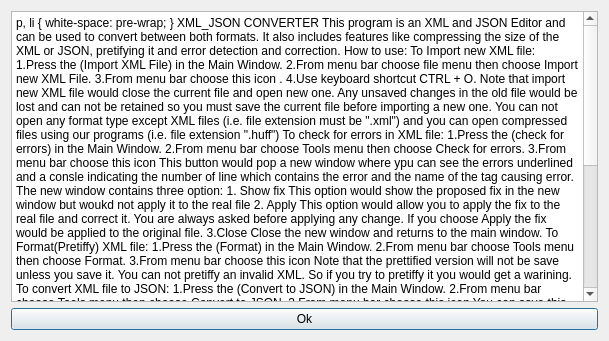
<?xml version="1.0" encoding="UTF-8"?>
<ui version="4.0">
 <class>HelpWindow</class>
 <widget class="QDialog" name="HelpWindow">
  <property name="geometry">
   <rect>
    <x>0</x>
    <y>0</y>
    <width>609</width>
    <height>341</height>
   </rect>
  </property>
  <property name="windowTitle">
   <string>Help</string>
  </property>
  <layout class="QGridLayout" name="gridLayout">
   <item row="1" column="0">
    <widget class="QPushButton" name="pushButton">
     <property name="text">
      <string>Ok</string>
     </property>
    </widget>
   </item>
   <item row="0" column="0">
    <widget class="QTextBrowser" name="textBrowser">
     <property name="html">
      <string>&lt;!DOCTYPE HTML PUBLIC &quot;-//W3C//DTD HTML 4.0//EN&quot; &quot;http://www.w3.org/TR/REC-html40/strict.dtd&quot;&gt;
&lt;html&gt;&lt;head&gt;&lt;meta name=&quot;qrichtext&quot; content=&quot;1&quot; /&gt;&lt;style type=&quot;text/css&quot;&gt;
p, li { white-space: pre-wrap; }
&lt;/style&gt;&lt;/head&gt;&lt;body style=&quot; font-family:'MS Shell Dlg 2'; font-size:8.25pt; font-weight:400; font-style:normal;&quot;&gt;
&lt;p style=&quot; margin-top:0px; margin-bottom:0px; margin-left:0px; margin-right:0px; -qt-block-indent:0; text-indent:0px;&quot;&gt;&lt;span style=&quot; font-size:22pt; font-weight:600;&quot;&gt;XML_JSON CONVERTER&lt;/span&gt;&lt;/p&gt;
&lt;p style=&quot; margin-top:0px; margin-bottom:0px; margin-left:0px; margin-right:0px; -qt-block-indent:0; text-indent:0px;&quot;&gt;&lt;span style=&quot; font-size:10pt;&quot;&gt;This program is an XML and JSON Editor and can be used to convert between both formats. It also includes features like compressing the size of the XML or JSON, pretifying it and error  detection and correction.&lt;/span&gt;&lt;/p&gt;
&lt;p style=&quot;-qt-paragraph-type:empty; margin-top:0px; margin-bottom:0px; margin-left:0px; margin-right:0px; -qt-block-indent:0; text-indent:0px; font-size:10pt;&quot;&gt;&lt;br /&gt;&lt;/p&gt;
&lt;p style=&quot; margin-top:0px; margin-bottom:0px; margin-left:0px; margin-right:0px; -qt-block-indent:0; text-indent:0px;&quot;&gt;&lt;span style=&quot; font-size:14pt; font-weight:600;&quot;&gt;How to use:&lt;/span&gt;&lt;/p&gt;
&lt;p style=&quot;-qt-paragraph-type:empty; margin-top:0px; margin-bottom:0px; margin-left:0px; margin-right:0px; -qt-block-indent:0; text-indent:0px; font-size:14pt; font-weight:600;&quot;&gt;&lt;br /&gt;&lt;/p&gt;
&lt;p style=&quot; margin-top:0px; margin-bottom:0px; margin-left:0px; margin-right:0px; -qt-block-indent:0; text-indent:0px;&quot;&gt;&lt;span style=&quot; font-size:10pt; font-weight:600; text-decoration: underline;&quot;&gt;To Import new XML file:&lt;/span&gt;&lt;span style=&quot; font-size:10pt; text-decoration: underline;&quot;&gt; &lt;/span&gt;&lt;/p&gt;
&lt;p style=&quot;-qt-paragraph-type:empty; margin-top:0px; margin-bottom:0px; margin-left:0px; margin-right:0px; -qt-block-indent:0; text-indent:0px; font-size:10pt; text-decoration: underline;&quot;&gt;&lt;br /&gt;&lt;/p&gt;
&lt;p style=&quot; margin-top:0px; margin-bottom:0px; margin-left:0px; margin-right:0px; -qt-block-indent:0; text-indent:0px;&quot;&gt;&lt;span style=&quot; font-size:10pt;&quot;&gt;1.Press the (Import XML File) in the Main Window.&lt;/span&gt;&lt;/p&gt;
&lt;p style=&quot; margin-top:0px; margin-bottom:0px; margin-left:0px; margin-right:0px; -qt-block-indent:0; text-indent:0px;&quot;&gt;&lt;span style=&quot; font-size:10pt;&quot;&gt;2.From menu bar choose file menu then choose Import new XML File.&lt;/span&gt;&lt;/p&gt;
&lt;p style=&quot; margin-top:0px; margin-bottom:0px; margin-left:0px; margin-right:0px; -qt-block-indent:0; text-indent:0px;&quot;&gt;&lt;span style=&quot; font-size:10pt;&quot;&gt;3.From menu bar choose this icon &lt;/span&gt;&lt;img src=&quot;:/Res image/Res Img/import_20x.png&quot; /&gt;&lt;span style=&quot; font-size:8pt;&quot;&gt; .&lt;/span&gt;&lt;/p&gt;
&lt;p style=&quot; margin-top:0px; margin-bottom:0px; margin-left:0px; margin-right:0px; -qt-block-indent:0; text-indent:0px;&quot;&gt;&lt;span style=&quot; font-size:8pt;&quot;&gt;4.Use keyboard shortcut CTRL + O.&lt;/span&gt;&lt;/p&gt;
&lt;p style=&quot;-qt-paragraph-type:empty; margin-top:0px; margin-bottom:0px; margin-left:0px; margin-right:0px; -qt-block-indent:0; text-indent:0px; font-size:8pt;&quot;&gt;&lt;br /&gt;&lt;/p&gt;
&lt;p style=&quot; margin-top:0px; margin-bottom:0px; margin-left:0px; margin-right:0px; -qt-block-indent:0; text-indent:0px;&quot;&gt;&lt;span style=&quot; font-size:8pt;&quot;&gt;Note that import new XML file would close the current file and open new one. Any unsaved changes in the old file would be lost and can not be retained so you must save the current file before importing a new one.&lt;/span&gt;&lt;/p&gt;
&lt;p style=&quot;-qt-paragraph-type:empty; margin-top:0px; margin-bottom:0px; margin-left:0px; margin-right:0px; -qt-block-indent:0; text-indent:0px; font-size:8pt;&quot;&gt;&lt;br /&gt;&lt;/p&gt;
&lt;p style=&quot; margin-top:0px; margin-bottom:0px; margin-left:0px; margin-right:0px; -qt-block-indent:0; text-indent:0px;&quot;&gt;&lt;span style=&quot; font-size:8pt;&quot;&gt;You can not open any format type except XML files (i.e. file extension must be &amp;quot;.xml&amp;quot;) and you can open compressed files using our programs (i.e. file extension &amp;quot;.huff&amp;quot;)&lt;/span&gt;&lt;/p&gt;
&lt;p style=&quot;-qt-paragraph-type:empty; margin-top:0px; margin-bottom:0px; margin-left:0px; margin-right:0px; -qt-block-indent:0; text-indent:0px; font-size:8pt;&quot;&gt;&lt;br /&gt;&lt;/p&gt;
&lt;p style=&quot;-qt-paragraph-type:empty; margin-top:0px; margin-bottom:0px; margin-left:0px; margin-right:0px; -qt-block-indent:0; text-indent:0px; font-size:8pt;&quot;&gt;&lt;br /&gt;&lt;/p&gt;
&lt;p style=&quot; margin-top:0px; margin-bottom:0px; margin-left:0px; margin-right:0px; -qt-block-indent:0; text-indent:0px;&quot;&gt;&lt;span style=&quot; font-size:10pt; font-weight:600; text-decoration: underline;&quot;&gt;To check for errors in XML file:&lt;/span&gt;&lt;span style=&quot; font-size:10pt; text-decoration: underline;&quot;&gt; &lt;/span&gt;&lt;/p&gt;
&lt;p style=&quot;-qt-paragraph-type:empty; margin-top:0px; margin-bottom:0px; margin-left:0px; margin-right:0px; -qt-block-indent:0; text-indent:0px; font-size:10pt; text-decoration: underline;&quot;&gt;&lt;br /&gt;&lt;/p&gt;
&lt;p style=&quot; margin-top:0px; margin-bottom:0px; margin-left:0px; margin-right:0px; -qt-block-indent:0; text-indent:0px;&quot;&gt;&lt;span style=&quot; font-size:10pt;&quot;&gt;1.Press the (check for errors) in the Main Window.&lt;/span&gt;&lt;/p&gt;
&lt;p style=&quot; margin-top:0px; margin-bottom:0px; margin-left:0px; margin-right:0px; -qt-block-indent:0; text-indent:0px;&quot;&gt;&lt;span style=&quot; font-size:10pt;&quot;&gt;2.From menu bar choose Tools menu then choose Check for errors.&lt;/span&gt;&lt;/p&gt;
&lt;p style=&quot; margin-top:0px; margin-bottom:0px; margin-left:0px; margin-right:0px; -qt-block-indent:0; text-indent:0px;&quot;&gt;&lt;span style=&quot; font-size:10pt;&quot;&gt;3.From menu bar choose this icon &lt;/span&gt;&lt;img src=&quot;:/Res image/Res Img/design-tools-icon-error-icon-search-icon_20x20.jpg&quot; /&gt;&lt;/p&gt;
&lt;p style=&quot;-qt-paragraph-type:empty; margin-top:0px; margin-bottom:0px; margin-left:0px; margin-right:0px; -qt-block-indent:0; text-indent:0px; font-size:8pt;&quot;&gt;&lt;br /&gt;&lt;/p&gt;
&lt;p style=&quot; margin-top:0px; margin-bottom:0px; margin-left:0px; margin-right:0px; -qt-block-indent:0; text-indent:0px;&quot;&gt;&lt;span style=&quot; font-size:8pt;&quot;&gt;This button would pop a new window where ypu can see the errors underlined and a consle indicating the number of line which contains the error and the name of the tag causing error.&lt;/span&gt;&lt;/p&gt;
&lt;p style=&quot;-qt-paragraph-type:empty; margin-top:0px; margin-bottom:0px; margin-left:0px; margin-right:0px; -qt-block-indent:0; text-indent:0px; font-size:8pt;&quot;&gt;&lt;br /&gt;&lt;/p&gt;
&lt;p style=&quot; margin-top:0px; margin-bottom:0px; margin-left:0px; margin-right:0px; -qt-block-indent:0; text-indent:0px;&quot;&gt;&lt;span style=&quot; font-size:8pt;&quot;&gt;The new window contains three option:&lt;/span&gt;&lt;/p&gt;
&lt;p style=&quot; margin-top:0px; margin-bottom:0px; margin-left:0px; margin-right:0px; -qt-block-indent:0; text-indent:0px;&quot;&gt;&lt;span style=&quot; font-size:8pt; text-decoration: underline;&quot;&gt;1. Show fix&lt;/span&gt;&lt;/p&gt;
&lt;p style=&quot; margin-top:0px; margin-bottom:0px; margin-left:0px; margin-right:0px; -qt-block-indent:0; text-indent:0px;&quot;&gt;&lt;span style=&quot; font-size:8pt;&quot;&gt;This option would show the proposed fix in the new window but woukd not apply it to the real file&lt;/span&gt;&lt;/p&gt;
&lt;p style=&quot; margin-top:0px; margin-bottom:0px; margin-left:0px; margin-right:0px; -qt-block-indent:0; text-indent:0px;&quot;&gt;&lt;span style=&quot; font-size:8pt; text-decoration: underline;&quot;&gt;2. Apply&lt;/span&gt;&lt;/p&gt;
&lt;p style=&quot; margin-top:0px; margin-bottom:0px; margin-left:0px; margin-right:0px; -qt-block-indent:0; text-indent:0px;&quot;&gt;&lt;span style=&quot; font-size:8pt;&quot;&gt;This option would allow you to apply the fix to the  real file and correct it.&lt;/span&gt;&lt;/p&gt;
&lt;p style=&quot; margin-top:0px; margin-bottom:0px; margin-left:0px; margin-right:0px; -qt-block-indent:0; text-indent:0px;&quot;&gt;&lt;span style=&quot; font-size:8pt;&quot;&gt;You are always asked before applying any change.&lt;/span&gt;&lt;/p&gt;
&lt;p style=&quot; margin-top:0px; margin-bottom:0px; margin-left:0px; margin-right:0px; -qt-block-indent:0; text-indent:0px;&quot;&gt;&lt;span style=&quot; font-size:8pt;&quot;&gt;If you choose Apply the fix would be applied to the original file.&lt;/span&gt;&lt;/p&gt;
&lt;p style=&quot; margin-top:0px; margin-bottom:0px; margin-left:0px; margin-right:0px; -qt-block-indent:0; text-indent:0px;&quot;&gt;&lt;span style=&quot; font-size:8pt; text-decoration: underline;&quot;&gt;3.Close&lt;/span&gt;&lt;/p&gt;
&lt;p style=&quot; margin-top:0px; margin-bottom:0px; margin-left:0px; margin-right:0px; -qt-block-indent:0; text-indent:0px;&quot;&gt;&lt;span style=&quot; font-size:8pt;&quot;&gt;Close the new window and returns to the main window.&lt;/span&gt;&lt;/p&gt;
&lt;p style=&quot;-qt-paragraph-type:empty; margin-top:0px; margin-bottom:0px; margin-left:0px; margin-right:0px; -qt-block-indent:0; text-indent:0px; font-size:8pt;&quot;&gt;&lt;br /&gt;&lt;/p&gt;
&lt;p style=&quot;-qt-paragraph-type:empty; margin-top:0px; margin-bottom:0px; margin-left:0px; margin-right:0px; -qt-block-indent:0; text-indent:0px; font-size:8pt;&quot;&gt;&lt;br /&gt;&lt;/p&gt;
&lt;p style=&quot;-qt-paragraph-type:empty; margin-top:0px; margin-bottom:0px; margin-left:0px; margin-right:0px; -qt-block-indent:0; text-indent:0px; font-size:8pt;&quot;&gt;&lt;br /&gt;&lt;/p&gt;
&lt;p style=&quot; margin-top:0px; margin-bottom:0px; margin-left:0px; margin-right:0px; -qt-block-indent:0; text-indent:0px;&quot;&gt;&lt;span style=&quot; font-size:10pt; font-weight:600; text-decoration: underline;&quot;&gt;To Format(Pretiffy) XML file:&lt;/span&gt;&lt;/p&gt;
&lt;p style=&quot; margin-top:0px; margin-bottom:0px; margin-left:0px; margin-right:0px; -qt-block-indent:0; text-indent:0px;&quot;&gt;&lt;span style=&quot; font-size:10pt;&quot;&gt;1.Press the (Format) in the Main Window.&lt;/span&gt;&lt;/p&gt;
&lt;p style=&quot; margin-top:0px; margin-bottom:0px; margin-left:0px; margin-right:0px; -qt-block-indent:0; text-indent:0px;&quot;&gt;&lt;span style=&quot; font-size:10pt;&quot;&gt;2.From menu bar choose Tools menu then choose Format.&lt;/span&gt;&lt;/p&gt;
&lt;p style=&quot; margin-top:0px; margin-bottom:0px; margin-left:0px; margin-right:0px; -qt-block-indent:0; text-indent:0px;&quot;&gt;&lt;span style=&quot; font-size:10pt;&quot;&gt;3.From menu bar choose this icon  &lt;/span&gt;&lt;img src=&quot;:/Res image/Res Img/prettify_last.jpg&quot; /&gt;&lt;/p&gt;
&lt;p style=&quot;-qt-paragraph-type:empty; margin-top:0px; margin-bottom:0px; margin-left:0px; margin-right:0px; -qt-block-indent:0; text-indent:0px; font-size:8pt;&quot;&gt;&lt;br /&gt;&lt;/p&gt;
&lt;p style=&quot; margin-top:0px; margin-bottom:0px; margin-left:0px; margin-right:0px; -qt-block-indent:0; text-indent:0px;&quot;&gt;&lt;span style=&quot; font-size:8pt;&quot;&gt;Note that the prettified version will not be save unless you save it.&lt;/span&gt;&lt;/p&gt;
&lt;p style=&quot; margin-top:0px; margin-bottom:0px; margin-left:0px; margin-right:0px; -qt-block-indent:0; text-indent:0px;&quot;&gt;&lt;span style=&quot; font-size:8pt;&quot;&gt;You can not pretiffy an invalid XML. So if you try to pretiffy it you would get a warining.&lt;/span&gt;&lt;/p&gt;
&lt;p style=&quot;-qt-paragraph-type:empty; margin-top:0px; margin-bottom:0px; margin-left:0px; margin-right:0px; -qt-block-indent:0; text-indent:0px; font-size:8pt;&quot;&gt;&lt;br /&gt;&lt;/p&gt;
&lt;p style=&quot; margin-top:0px; margin-bottom:0px; margin-left:0px; margin-right:0px; -qt-block-indent:0; text-indent:0px;&quot;&gt;&lt;span style=&quot; font-size:10pt; font-weight:600; text-decoration: underline;&quot;&gt;To convert XML file to JSON:&lt;/span&gt;&lt;/p&gt;
&lt;p style=&quot; margin-top:0px; margin-bottom:0px; margin-left:0px; margin-right:0px; -qt-block-indent:0; text-indent:0px;&quot;&gt;&lt;span style=&quot; font-size:10pt;&quot;&gt;1.Press the (Convert to JSON) in the Main Window.&lt;/span&gt;&lt;/p&gt;
&lt;p style=&quot; margin-top:0px; margin-bottom:0px; margin-left:0px; margin-right:0px; -qt-block-indent:0; text-indent:0px;&quot;&gt;&lt;span style=&quot; font-size:10pt;&quot;&gt;2.From menu bar choose Tools menu then choose Convert to JSON.&lt;/span&gt;&lt;/p&gt;
&lt;p style=&quot; margin-top:0px; margin-bottom:0px; margin-left:0px; margin-right:0px; -qt-block-indent:0; text-indent:0px;&quot;&gt;&lt;span style=&quot; font-size:10pt;&quot;&gt;3.From menu bar choose this icon &lt;/span&gt;&lt;img src=&quot;:/Res image/Res Img/json2_20x20.png&quot; /&gt;&lt;/p&gt;
&lt;p style=&quot;-qt-paragraph-type:empty; margin-top:0px; margin-bottom:0px; margin-left:0px; margin-right:0px; -qt-block-indent:0; text-indent:0px; font-size:10pt;&quot;&gt;&lt;br /&gt;&lt;/p&gt;
&lt;p style=&quot; margin-top:0px; margin-bottom:0px; margin-left:0px; margin-right:0px; -qt-block-indent:0; text-indent:0px;&quot;&gt;&lt;span style=&quot; font-size:10pt;&quot;&gt;You can save this JSON code in  a new file with the JSON extension using save as button.&lt;/span&gt;&lt;/p&gt;
&lt;p style=&quot;-qt-paragraph-type:empty; margin-top:0px; margin-bottom:0px; margin-left:0px; margin-right:0px; -qt-block-indent:0; text-indent:0px; font-size:10pt; font-weight:600; text-decoration: underline;&quot;&gt;&lt;br /&gt;&lt;/p&gt;
&lt;p style=&quot; margin-top:0px; margin-bottom:0px; margin-left:0px; margin-right:0px; -qt-block-indent:0; text-indent:0px;&quot;&gt;&lt;span style=&quot; font-size:10pt; font-weight:600; text-decoration: underline;&quot;&gt;To Minify XML file :&lt;/span&gt;&lt;/p&gt;
&lt;p style=&quot; margin-top:0px; margin-bottom:0px; margin-left:0px; margin-right:0px; -qt-block-indent:0; text-indent:0px;&quot;&gt;&lt;span style=&quot; font-size:10pt;&quot;&gt;1.Press the (Minify) in the Main Window.&lt;/span&gt;&lt;/p&gt;
&lt;p style=&quot; margin-top:0px; margin-bottom:0px; margin-left:0px; margin-right:0px; -qt-block-indent:0; text-indent:0px;&quot;&gt;&lt;span style=&quot; font-size:10pt;&quot;&gt;2.From menu bar choose Tools menu then choose Minify.&lt;/span&gt;&lt;/p&gt;
&lt;p style=&quot; margin-top:0px; margin-bottom:0px; margin-left:0px; margin-right:0px; -qt-block-indent:0; text-indent:0px;&quot;&gt;&lt;span style=&quot; font-size:10pt;&quot;&gt;3.From menu bar choose this icon  &lt;/span&gt;&lt;img src=&quot;:/Res image/Res Img/minify_LA.jpg&quot; /&gt;&lt;/p&gt;
&lt;p style=&quot;-qt-paragraph-type:empty; margin-top:0px; margin-bottom:0px; margin-left:0px; margin-right:0px; -qt-block-indent:0; text-indent:0px; font-size:10pt;&quot;&gt;&lt;br /&gt;&lt;/p&gt;
&lt;p style=&quot; margin-top:0px; margin-bottom:0px; margin-left:0px; margin-right:0px; -qt-block-indent:0; text-indent:0px;&quot;&gt;&lt;span style=&quot; font-size:10pt;&quot;&gt;The minify allows you to write the whole XML text in one line to save space.&lt;/span&gt;&lt;/p&gt;
&lt;p style=&quot; margin-top:0px; margin-bottom:0px; margin-left:0px; margin-right:0px; -qt-block-indent:0; text-indent:0px;&quot;&gt;&lt;span style=&quot; font-size:10pt;&quot;&gt;You can restore the old view by Pretifying the XML again or press restore XML.&lt;/span&gt;&lt;/p&gt;
&lt;p style=&quot;-qt-paragraph-type:empty; margin-top:0px; margin-bottom:0px; margin-left:0px; margin-right:0px; -qt-block-indent:0; text-indent:0px; font-size:8pt;&quot;&gt;&lt;br /&gt;&lt;/p&gt;
&lt;p style=&quot; margin-top:0px; margin-bottom:0px; margin-left:0px; margin-right:0px; -qt-block-indent:0; text-indent:0px;&quot;&gt;&lt;span style=&quot; font-size:10pt; font-weight:600; text-decoration: underline;&quot;&gt;To Compress XML file :&lt;/span&gt;&lt;/p&gt;
&lt;p style=&quot; margin-top:0px; margin-bottom:0px; margin-left:0px; margin-right:0px; -qt-block-indent:0; text-indent:0px;&quot;&gt;&lt;span style=&quot; font-size:10pt;&quot;&gt;1.Press the (Compress) in the Main Window.&lt;/span&gt;&lt;/p&gt;
&lt;p style=&quot; margin-top:0px; margin-bottom:0px; margin-left:0px; margin-right:0px; -qt-block-indent:0; text-indent:0px;&quot;&gt;&lt;span style=&quot; font-size:10pt;&quot;&gt;2.From menu bar choose Tools menu then choose Compress.&lt;/span&gt;&lt;/p&gt;
&lt;p style=&quot; margin-top:0px; margin-bottom:0px; margin-left:0px; margin-right:0px; -qt-block-indent:0; text-indent:0px;&quot;&gt;&lt;span style=&quot; font-size:10pt;&quot;&gt;3.From menu bar choose this icon  &lt;/span&gt;&lt;img src=&quot;:/Res image/Res Img/compress_20x20.png&quot; /&gt;&lt;/p&gt;
&lt;p style=&quot;-qt-paragraph-type:empty; margin-top:0px; margin-bottom:0px; margin-left:0px; margin-right:0px; -qt-block-indent:0; text-indent:0px; font-size:8pt;&quot;&gt;&lt;br /&gt;&lt;/p&gt;
&lt;p style=&quot; margin-top:0px; margin-bottom:0px; margin-left:0px; margin-right:0px; -qt-block-indent:0; text-indent:0px;&quot;&gt;&lt;span style=&quot; font-size:8pt;&quot;&gt;The compressed file would be saved at the same location of the original file. You will be notified about the size of the old file and the new file.&lt;/span&gt;&lt;/p&gt;
&lt;p style=&quot; margin-top:0px; margin-bottom:0px; margin-left:0px; margin-right:0px; -qt-block-indent:0; text-indent:0px;&quot;&gt;&lt;span style=&quot; font-size:8pt;&quot;&gt;The file would be saved with the extension  (.huff).&lt;/span&gt;&lt;/p&gt;
&lt;p style=&quot; margin-top:0px; margin-bottom:0px; margin-left:0px; margin-right:0px; -qt-block-indent:0; text-indent:0px;&quot;&gt;&lt;span style=&quot; font-size:8pt;&quot;&gt;If you wish to deCompress the compressed file then press deCompress and a new file will be generated .&lt;/span&gt;&lt;/p&gt;
&lt;p style=&quot; margin-top:0px; margin-bottom:0px; margin-left:0px; margin-right:0px; -qt-block-indent:0; text-indent:0px;&quot;&gt;&lt;span style=&quot; font-size:8pt;&quot;&gt;For example&lt;/span&gt;&lt;/p&gt;
&lt;p style=&quot; margin-top:0px; margin-bottom:0px; margin-left:0px; margin-right:0px; -qt-block-indent:0; text-indent:0px;&quot;&gt;&lt;span style=&quot; font-size:8pt;&quot;&gt;file.xml would be compressed to give file.xml.huff&lt;/span&gt;&lt;/p&gt;
&lt;p style=&quot; margin-top:0px; margin-bottom:0px; margin-left:0px; margin-right:0px; -qt-block-indent:0; text-indent:0px;&quot;&gt;&lt;span style=&quot; font-size:8pt;&quot;&gt;file.xml.huff would be decompressed to give file_new.xml.&lt;/span&gt;&lt;/p&gt;
&lt;p style=&quot;-qt-paragraph-type:empty; margin-top:0px; margin-bottom:0px; margin-left:0px; margin-right:0px; -qt-block-indent:0; text-indent:0px; font-size:10pt;&quot;&gt;&lt;br /&gt;&lt;/p&gt;
&lt;p style=&quot;-qt-paragraph-type:empty; margin-top:0px; margin-bottom:0px; margin-left:0px; margin-right:0px; -qt-block-indent:0; text-indent:0px; font-size:10pt;&quot;&gt;&lt;br /&gt;&lt;/p&gt;
&lt;p style=&quot; margin-top:0px; margin-bottom:0px; margin-left:0px; margin-right:0px; -qt-block-indent:0; text-indent:0px;&quot;&gt;&lt;span style=&quot; font-size:10pt; font-weight:600; text-decoration: underline;&quot;&gt;To De Compress XML file :&lt;/span&gt;&lt;/p&gt;
&lt;p style=&quot; margin-top:0px; margin-bottom:0px; margin-left:0px; margin-right:0px; -qt-block-indent:0; text-indent:0px;&quot;&gt;&lt;span style=&quot; font-size:10pt;&quot;&gt;1.Press the (DeCompress) in the Main Window.&lt;/span&gt;&lt;/p&gt;
&lt;p style=&quot; margin-top:0px; margin-bottom:0px; margin-left:0px; margin-right:0px; -qt-block-indent:0; text-indent:0px;&quot;&gt;&lt;span style=&quot; font-size:10pt;&quot;&gt;2.From menu bar choose Tools menu then choose DeCompress.&lt;/span&gt;&lt;/p&gt;
&lt;p style=&quot; margin-top:0px; margin-bottom:0px; margin-left:0px; margin-right:0px; -qt-block-indent:0; text-indent:0px;&quot;&gt;&lt;span style=&quot; font-size:10pt;&quot;&gt;3.From menu bar choose this icon &lt;/span&gt;&lt;img src=&quot;:/Res image/Res Img/DeComp_20x20.png&quot; /&gt;&lt;/p&gt;
&lt;p style=&quot;-qt-paragraph-type:empty; margin-top:0px; margin-bottom:0px; margin-left:0px; margin-right:0px; -qt-block-indent:0; text-indent:0px; font-size:8pt;&quot;&gt;&lt;br /&gt;&lt;/p&gt;
&lt;p style=&quot; margin-top:0px; margin-bottom:0px; margin-left:0px; margin-right:0px; -qt-block-indent:0; text-indent:0px;&quot;&gt;&lt;span style=&quot; font-size:8pt;&quot;&gt;If you wish to deCompress the compressed file then press deCompress and a new file will be generated .&lt;/span&gt;&lt;/p&gt;
&lt;p style=&quot; margin-top:0px; margin-bottom:0px; margin-left:0px; margin-right:0px; -qt-block-indent:0; text-indent:0px;&quot;&gt;&lt;span style=&quot; font-size:8pt;&quot;&gt;For example&lt;/span&gt;&lt;/p&gt;
&lt;p style=&quot; margin-top:0px; margin-bottom:0px; margin-left:0px; margin-right:0px; -qt-block-indent:0; text-indent:0px;&quot;&gt;&lt;span style=&quot; font-size:8pt;&quot;&gt;file.xml would be compressed to give file.xml.huff&lt;/span&gt;&lt;/p&gt;
&lt;p style=&quot; margin-top:0px; margin-bottom:0px; margin-left:0px; margin-right:0px; -qt-block-indent:0; text-indent:0px;&quot;&gt;&lt;span style=&quot; font-size:8pt;&quot;&gt;file.xml.huff would be decompressed to give file_new.xml.&lt;/span&gt;&lt;/p&gt;
&lt;p style=&quot; margin-top:0px; margin-bottom:0px; margin-left:0px; margin-right:0px; -qt-block-indent:0; text-indent:0px;&quot;&gt;&lt;span style=&quot; font-size:8pt;&quot;&gt;You will be notifed if the deCompression is successful.&lt;/span&gt;&lt;/p&gt;
&lt;p style=&quot;-qt-paragraph-type:empty; margin-top:0px; margin-bottom:0px; margin-left:0px; margin-right:0px; -qt-block-indent:0; text-indent:0px; font-size:10pt;&quot;&gt;&lt;br /&gt;&lt;/p&gt;
&lt;p style=&quot; margin-top:0px; margin-bottom:0px; margin-left:0px; margin-right:0px; -qt-block-indent:0; text-indent:0px;&quot;&gt;&lt;span style=&quot; font-size:10pt; font-weight:600; text-decoration: underline;&quot;&gt;To Close current XML File :&lt;/span&gt;&lt;/p&gt;
&lt;p style=&quot; margin-top:0px; margin-bottom:0px; margin-left:0px; margin-right:0px; -qt-block-indent:0; text-indent:0px;&quot;&gt;&lt;span style=&quot; font-size:10pt;&quot;&gt;1.Press the (Clear all) in the Main Window.&lt;/span&gt;&lt;/p&gt;
&lt;p style=&quot; margin-top:0px; margin-bottom:0px; margin-left:0px; margin-right:0px; -qt-block-indent:0; text-indent:0px;&quot;&gt;&lt;span style=&quot; font-size:10pt;&quot;&gt;2.From menu bar choose Tools menu then choose Clear all.&lt;/span&gt;&lt;/p&gt;
&lt;p style=&quot; margin-top:0px; margin-bottom:0px; margin-left:0px; margin-right:0px; -qt-block-indent:0; text-indent:0px;&quot;&gt;&lt;span style=&quot; font-size:10pt;&quot;&gt;3.From menu bar choose this icon &lt;/span&gt;&lt;img src=&quot;:/Res image/Res Img/clear_all_20x20.png&quot; /&gt;&lt;/p&gt;
&lt;p style=&quot;-qt-paragraph-type:empty; margin-top:0px; margin-bottom:0px; margin-left:0px; margin-right:0px; -qt-block-indent:0; text-indent:0px;&quot;&gt;&lt;br /&gt;&lt;/p&gt;
&lt;p style=&quot; margin-top:0px; margin-bottom:0px; margin-left:0px; margin-right:0px; -qt-block-indent:0; text-indent:0px;&quot;&gt;&lt;span style=&quot; font-size:8pt;&quot;&gt; Any unsaved changes in the old file would be lost and can not be retained so you must save the current file before closing.&lt;/span&gt;&lt;/p&gt;
&lt;p style=&quot;-qt-paragraph-type:empty; margin-top:0px; margin-bottom:0px; margin-left:0px; margin-right:0px; -qt-block-indent:0; text-indent:0px;&quot;&gt;&lt;br /&gt;&lt;/p&gt;
&lt;p style=&quot; margin-top:0px; margin-bottom:0px; margin-left:0px; margin-right:0px; -qt-block-indent:0; text-indent:0px;&quot;&gt;&lt;span style=&quot; font-size:10pt; font-weight:600; text-decoration: underline;&quot;&gt;To Use Normal Mode or Dark Mode :&lt;/span&gt;&lt;/p&gt;
&lt;p style=&quot; margin-top:0px; margin-bottom:0px; margin-left:0px; margin-right:0px; -qt-block-indent:0; text-indent:0px;&quot;&gt;&lt;span style=&quot; font-size:10pt;&quot;&gt;1.From menu bar choose View menu then choose Mode Switch.&lt;/span&gt;&lt;/p&gt;
&lt;p style=&quot; margin-top:0px; margin-bottom:0px; margin-left:0px; margin-right:0px; -qt-block-indent:0; text-indent:0px;&quot;&gt;&lt;span style=&quot; font-size:10pt;&quot;&gt;2.From menu bar choose this icon &lt;/span&gt;&lt;img src=&quot;:/Res image/Res Img/75-759829_png-file-svg-night-mode-icon-download-transparent_1_20x20.png&quot; /&gt;&lt;/p&gt;
&lt;p style=&quot;-qt-paragraph-type:empty; margin-top:0px; margin-bottom:0px; margin-left:0px; margin-right:0px; -qt-block-indent:0; text-indent:0px; font-size:10pt; font-weight:600; text-decoration: underline;&quot;&gt;&lt;br /&gt;&lt;/p&gt;&lt;/body&gt;&lt;/html&gt;</string>
     </property>
    </widget>
   </item>
  </layout>
 </widget>
 <resources/>
 <connections>
  <connection>
   <sender>pushButton</sender>
   <signal>clicked()</signal>
   <receiver>HelpWindow</receiver>
   <slot>close()</slot>
   <hints>
    <hint type="sourcelabel">
     <x>318</x>
     <y>309</y>
    </hint>
    <hint type="destinationlabel">
     <x>396</x>
     <y>226</y>
    </hint>
   </hints>
  </connection>
 </connections>
</ui>
